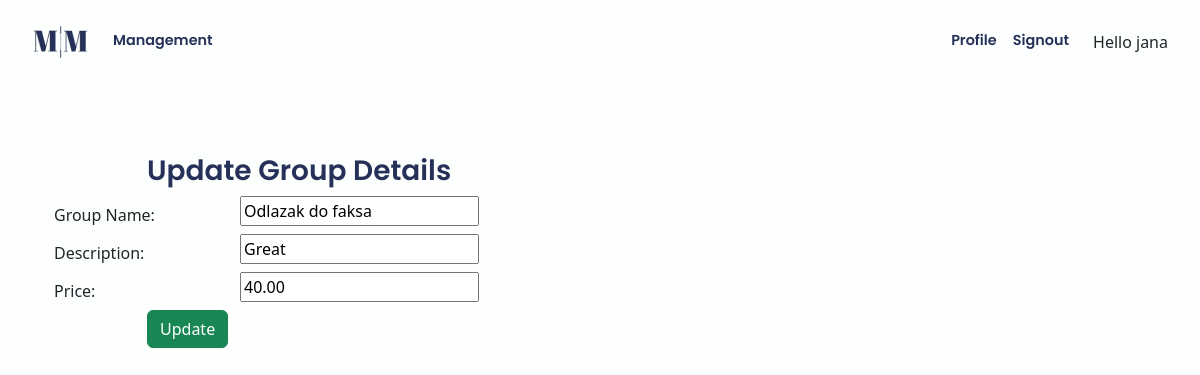
Page /app/management/edit-group/2 (signed in) on the earlier database version.
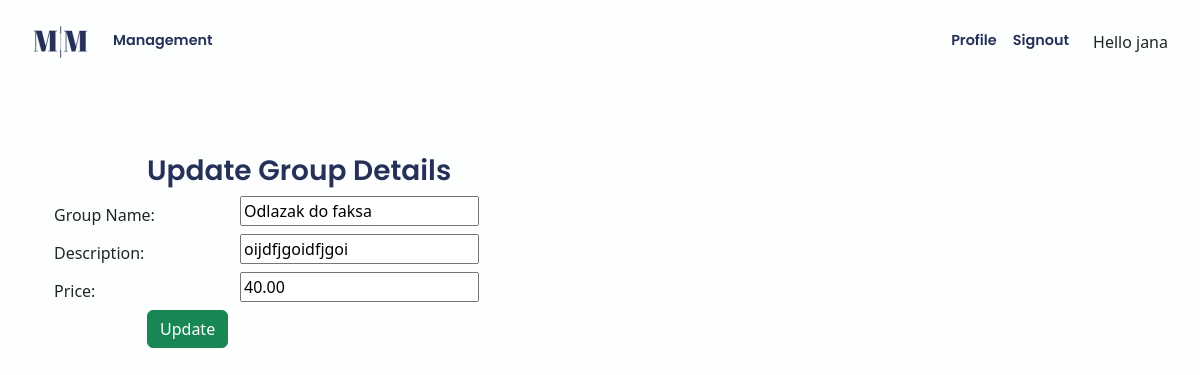
Same page on the later database version.
### app/models.py (models this page shows, shortened)
class Group(models.Model):
    owner = models.ForeignKey(User, on_delete=models.CASCADE)
    name = models.CharField(max_length=50)
    price = models.DecimalField(max_digits=8, decimal_places=2)
    description = models.TextField(max_length=300, default=None)
    paid = models.BooleanField(default=False)
    @classmethod
    def get_group_by_id(self, id):  # provjeri
        return Group.objects.get(pk=id)

### app/views.py (the view)
# urls.py: path("management/edit-group/<int:id>", views.edit_group, name="edit_group"),
def edit_group(request, id):
    group = Group.get_group_by_id(id)
    return render(request, "management/edit_group.html", {"group": group})

### app/templates/management/edit_group.html (shortened to what this page needs)
{% extends 'app/base.html' %}
{% block content %}
<form method="POST" class="post-form" action="{% url 'app:update_group' group.id %}">
    <div class="container">
    <br>
      <div class="form-group row">
        <label class="col-sm-1 col-form-label"></label>
        <div class="col-sm-4">
        <h3>Update Group Details</h3>
        </div>
      </div>
      <div class="form-group row">
        <label class="col-sm-2 col-form-label">Group Name:</label>
        <div class="col-sm-4">
            <input type="text" name="name" id="id_name" required maxlength="20" value="{{ group.name }}"/>
        </div>
      </div>
      <div class="form-group row">
        <label class="col-sm-2 col-form-label">Description:</label>
        <div class="col-sm-4">
            <input type="text" name="description" id="id_description" required maxlength="100" value="{{ group.description }}" />
        </div>
      </div>
      <div class="form-group row">
        <label class="col-sm-2 col-form-label">Price:</label>
        <div class="col-sm-4">
            <input type="text" name="price" id="id_price" required maxlength="20" value="{{ group.price }}" />
        </div>
      </div>
      <div class="form-group row">
        <label class="col-sm-1 col-form-label"></label>
        <div class="col-sm-4">
        <button type="submit" class="btn btn-success">Update</button>
        </div>
      </div>
    </div>
</form>
{% endblock content %}

Differences in the rows shown:
changed Group "Odlazak do faksa": description "Great" → "oijdfjgoidfjgoi"
